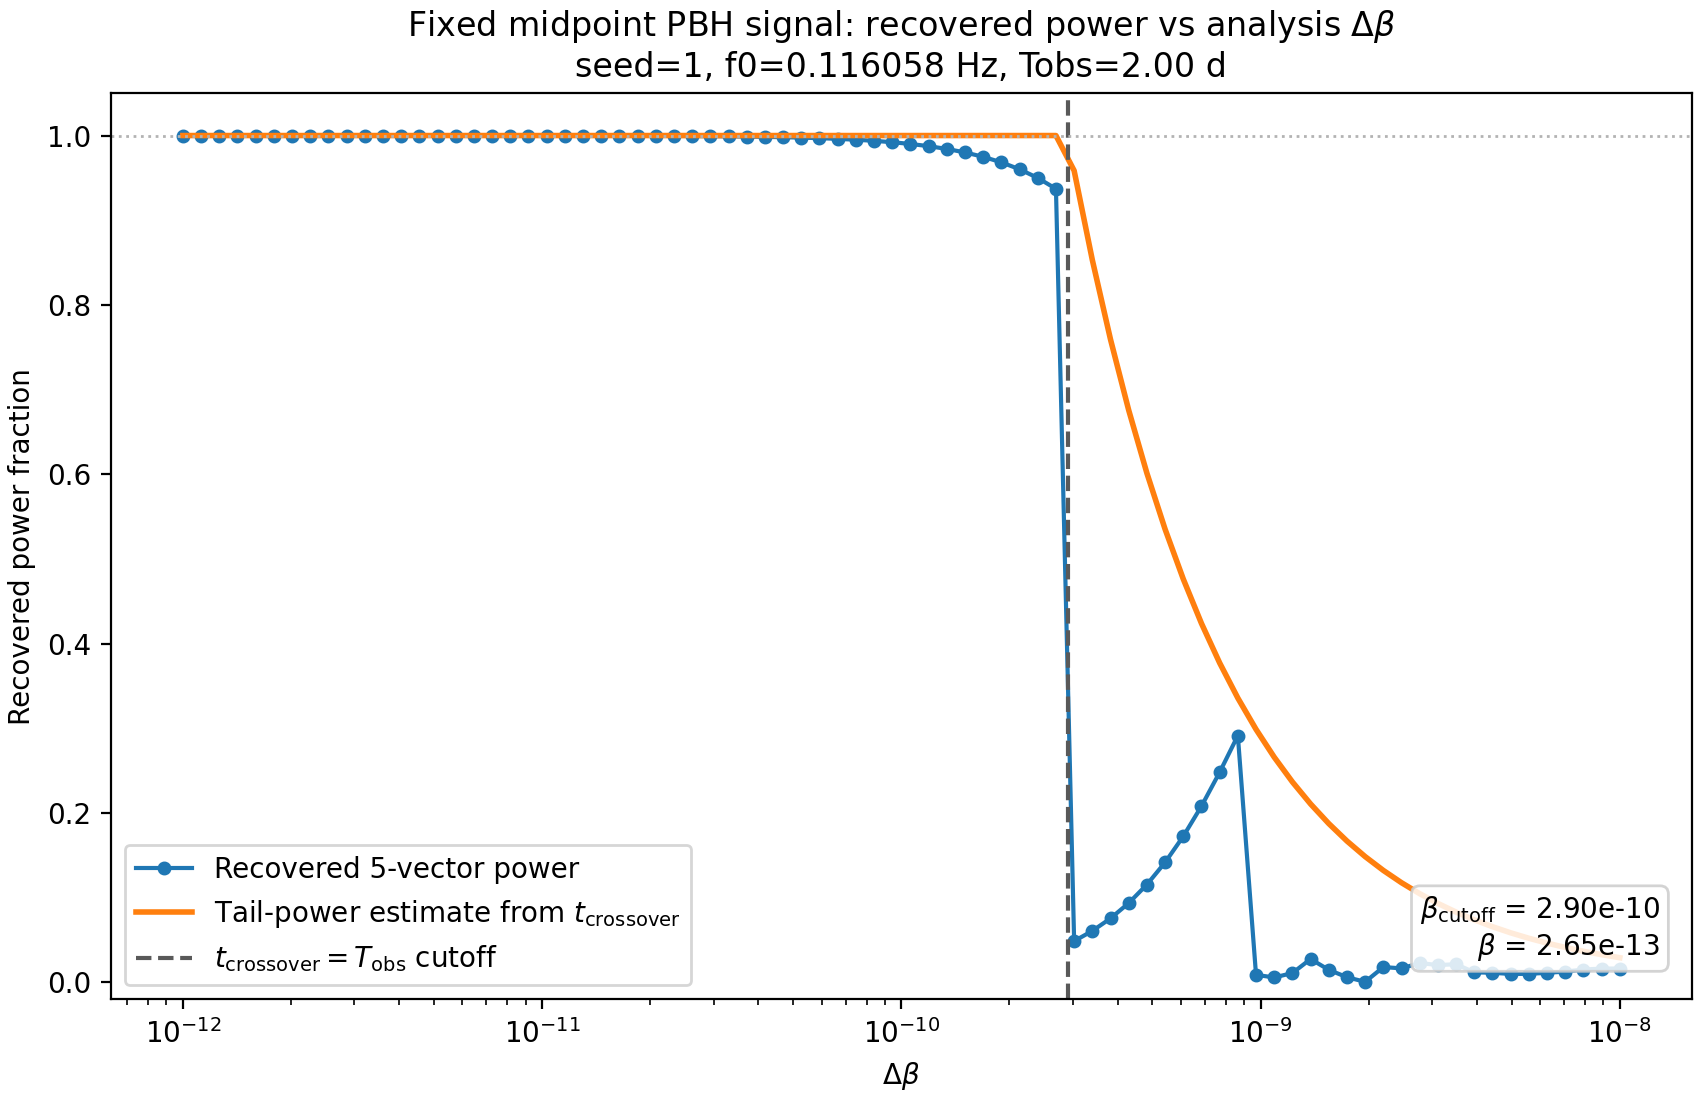

Recreate this plot in Python.
"""Show recovered PBH power versus analysis delta_beta for one fixed injection."""

import os
import sys
from pathlib import Path

os.environ.setdefault("MPLCONFIGDIR", "/tmp/matplotlib")

import matplotlib.pyplot as pl
import numpy as np

NOV2025_DIR = Path(__file__).resolve().parents[1]
if str(NOV2025_DIR) not in sys.path:
    sys.path.insert(0, str(NOV2025_DIR))

from fiveVec_resampler_utils import _create_PBH_signal, _estimator, _resample_and_extract_5vec, _time_domain_5vec


SEED = 1
N_DELTA_BETA = 80
DELTA_BETA_MIN = 1e-12
DELTA_BETA_MAX = 1e-8
OUTPUT_PATH = Path(__file__).resolve().parent / "delta_beta_power_recovery.png"


def _infer_beta_from_amplitude(t_offset, h0):
    t_last = t_offset[-1]
    return (3.0 / (8.0 * t_last)) * (1.0 - (h0[0] / h0[-1]) ** 4)


def _analysis_tau(t_offset, beta_analysis):
    tau = -(3.0 / (5.0 * beta_analysis)) * (1.0 - (8.0 / 3.0) * beta_analysis * t_offset) ** (5.0 / 8.0)
    tau -= tau[0]
    return tau


def _delta_f(t_offset, f0, beta, delta_beta):
    temp0 = (3.0 * f0 * delta_beta) / (5.0 * beta * (1.0 - (8.0 / 3.0) * beta * t_offset) ** (3.0 / 8.0))
    temp1 = 1.0 + (-1.0 + beta * t_offset) / (1.0 - (8.0 / 3.0) * beta * t_offset)
    return np.abs(temp0 * temp1)


def _crossover_time(t_offset, f0, beta, delta_beta):
    T_obs = t_offset[-1]
    crossed = np.flatnonzero(_delta_f(t_offset, f0, beta, delta_beta) >= 1.0 / T_obs)
    if crossed.size == 0:
        return T_obs
    return t_offset[crossed[0]]


def _retained_power_from_tcross(beta, tcross, T_obs):
    if tcross >= T_obs:
        return 1.0

    edge_tcross = np.sqrt(1.0 - (8.0 / 3.0) * beta * tcross)
    edge_T = np.sqrt(1.0 - (8.0 / 3.0) * beta * T_obs)
    loss_fraction = (edge_tcross - edge_T) / (1.0 - edge_T)
    return 1.0 - loss_fraction


def _cutoff_delta_beta(t_offset, f0, beta):
    T_obs = t_offset[-1]
    slope = _delta_f(t_offset, f0, beta, 1.0)[-1]
    return (1.0 / T_obs) / slope


def _fixed_signal_case(seed=SEED):
    np.random.seed(seed)
    signal, _, omega0, sidereal, h0, _, t = _create_PBH_signal(f0_setting="midpoint", delta_beta=0.0)
    t_offset = t.gps - t.gps[0]
    beta = _infer_beta_from_amplitude(t_offset, h0)
    f0 = omega0 / (2.0 * np.pi)
    return signal, omega0, sidereal, h0, t, t_offset, beta, f0


def _recovered_power(signal, sidereal, t, tau, omega0):
    data_X, _ = _resample_and_extract_5vec(signal, tau, omega0)
    template_X, _, _ = _time_domain_5vec(sidereal, t, tau)
    h_est = _estimator(data_X, template_X)
    return float(np.abs(h_est) ** 2)


def run_scan(delta_beta_values):
    signal, omega0, sidereal, _, t, t_offset, beta, f0 = _fixed_signal_case()

    base_tau = _analysis_tau(t_offset, beta)
    base_power = _recovered_power(signal, sidereal, t, base_tau, omega0)

    recovered = []
    predicted = []
    tcross_over_T = []
    for delta_beta in delta_beta_values:
        tau = _analysis_tau(t_offset, beta + delta_beta)
        recovered.append(_recovered_power(signal, sidereal, t, tau, omega0) / base_power)

        tcross = _crossover_time(t_offset, f0, beta, delta_beta)
        predicted.append(_retained_power_from_tcross(beta, tcross, t_offset[-1]))
        tcross_over_T.append(tcross / t_offset[-1])

    return {
        "recovered": np.array(recovered),
        "predicted": np.array(predicted),
        "tcross_over_T": np.array(tcross_over_T),
        "beta_cutoff": _cutoff_delta_beta(t_offset, f0, beta),
        "T_obs": t_offset[-1],
        "f0": f0,
        "beta": beta,
    }


def make_plot(delta_beta_values, results):
    fig, ax = pl.subplots(figsize=(8.5, 5.5), constrained_layout=True)

    ax.plot(delta_beta_values, results["recovered"], "o-", ms=4, lw=1.5, label="Recovered 5-vector power")
    ax.plot(delta_beta_values, results["predicted"], lw=2.0, label=r"Tail-power estimate from $t_{\rm crossover}$")
    ax.axvline(
        results["beta_cutoff"],
        color="0.35",
        lw=1.5,
        ls="--",
        label=r"$t_{\rm crossover}=T_{\rm obs}$ cutoff",
    )
    ax.axhline(1.0, color="0.7", lw=1.0, ls=":")
    ax.set_xscale("log")
    ax.set_ylim(-0.02, 1.05)
    ax.set_xlabel(r"$\Delta\beta$")
    ax.set_ylabel("Recovered power fraction")
    ax.set_title(
        "Fixed midpoint PBH signal: recovered power vs analysis "
        + r"$\Delta\beta$"
        + f"\nseed={SEED}, f0={results['f0']:.6f} Hz, Tobs={results['T_obs'] / 86164.090:.2f} d"
    )
    ax.legend()

    ax.text(
        0.98,
        0.04,
        r"$\beta_{\rm cutoff}$" + f" = {results['beta_cutoff']:.2e}\n" + r"$\beta$" + f" = {results['beta']:.2e}",
        transform=ax.transAxes,
        ha="right",
        va="bottom",
        fontsize=10,
        bbox=dict(boxstyle="round", facecolor="white", alpha=0.85, edgecolor="0.8"),
    )

    return fig


def main():
    delta_beta_values = np.logspace(np.log10(DELTA_BETA_MIN), np.log10(DELTA_BETA_MAX), N_DELTA_BETA)
    results = run_scan(delta_beta_values)
    fig = make_plot(delta_beta_values, results)
    fig.savefig(OUTPUT_PATH, dpi=200)

    print(f"Saved plot to {OUTPUT_PATH}")
    print(f"beta_cutoff = {results['beta_cutoff']:.6e}")
    print(f"beta = {results['beta']:.6e}")
    print(f"f0 = {results['f0']:.6f} Hz")
    print(f"T_obs = {results['T_obs'] / 86400:.6f} days")


if __name__ == "__main__":
    main()
